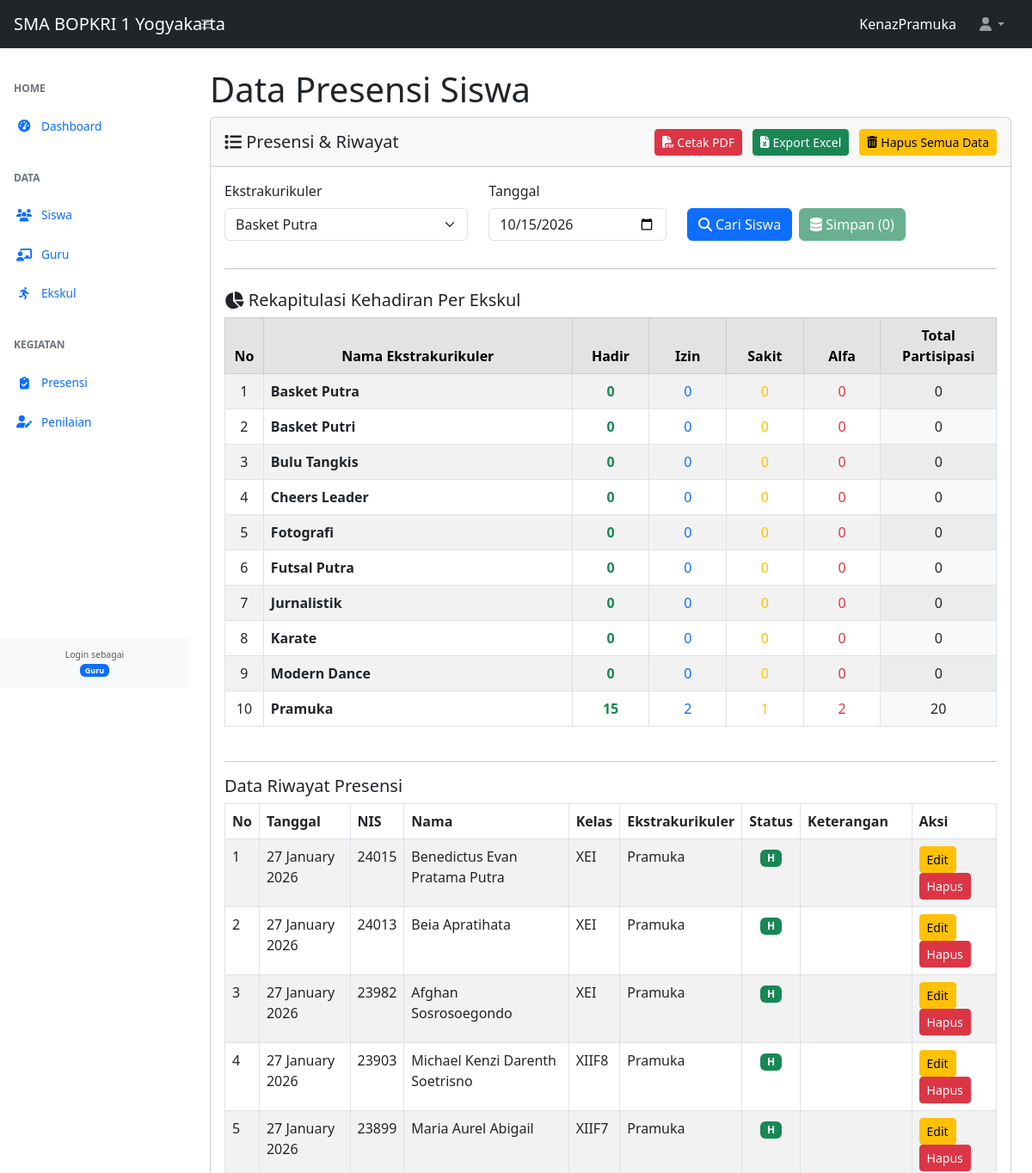
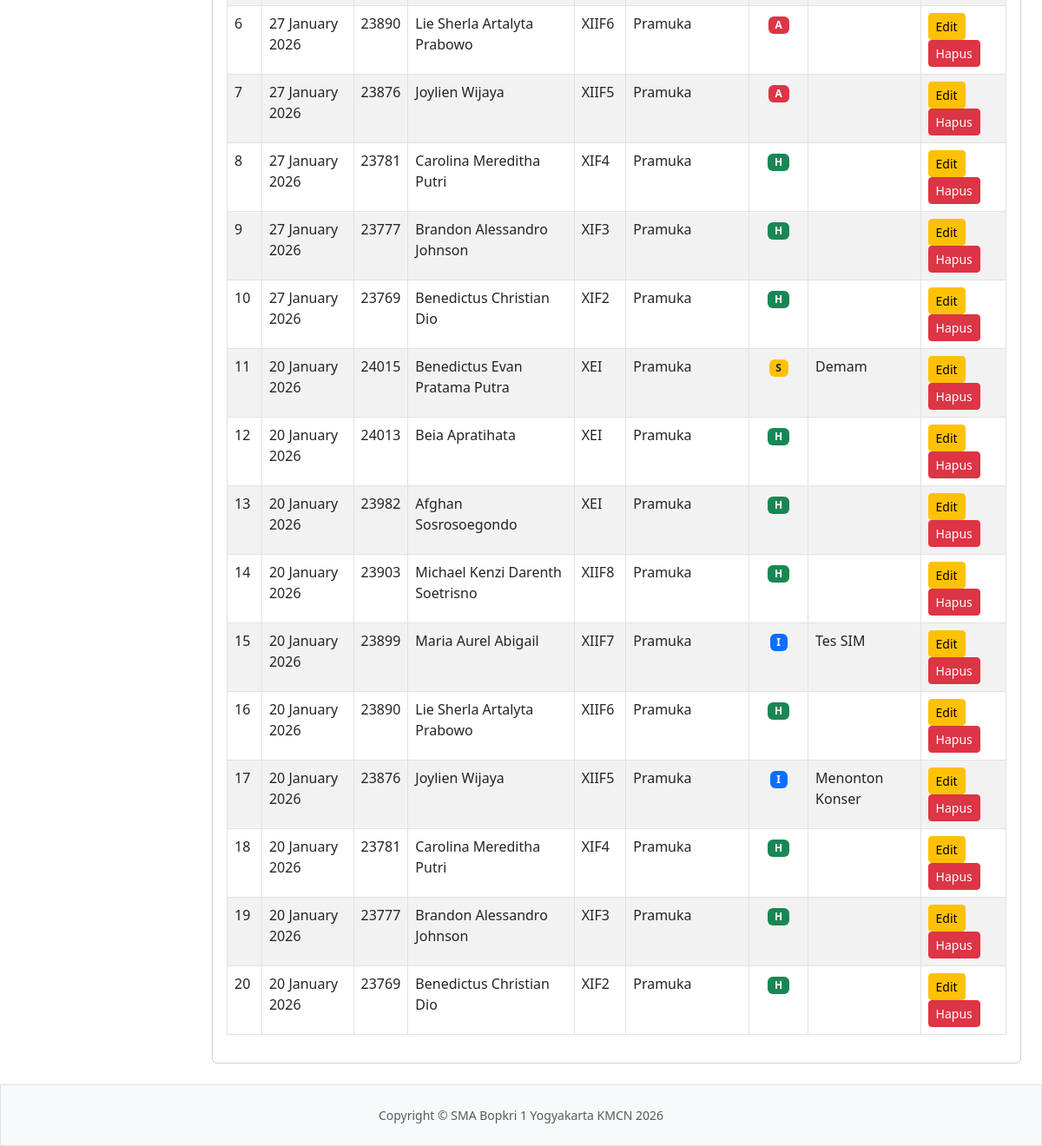
Screenshot of /Bosa/absensi/absensi.php (signed in) with the database file from the repository (2 pictures, top to bottom).
### tables this page shows
CREATE TABLE `tbl_absensi` (
  `id_absensi` int(11) NOT NULL,
  `no_ekskul` int(11) NOT NULL,
  `tgl` date NOT NULL,
  `id_guru` int(11) DEFAULT NULL,
  `nis` int(11) NOT NULL,
  `nama` varchar(100) NOT NULL,
  `status` char(1) NOT NULL COMMENT 'H=Hadir, I=Izin, S=Sakit, A=Alpa',
  `keterangan` varchar(255) DEFAULT NULL,
  `id_ekskul` int(11) DEFAULT NULL,
  `timestamp` timestamp NOT NULL DEFAULT current_timestamp() ON UPDATE current_timestamp()
);

CREATE TABLE `tbl_siswa` (
  `nis` int(11) NOT NULL,
  `nama` varchar(128) NOT NULL,
  `kelas` varchar(6) NOT NULL,
  `id_ekskul` int(11) NOT NULL,
  `Ekstrakurikuler` varchar(50) NOT NULL
);

CREATE TABLE `tbl_ekstrakulikuler` (
  `id` int(11) NOT NULL,
  `ekstrakulikuler` varchar(100) NOT NULL,
  `guru` varchar(100) NOT NULL
);

### Bosa/absensi/absensi.php (the view, shortened to what this page needs)
<?php
$jabatan = $_SESSION["jabatan"] ?? '';
$isGuru         = $jabatan === "Guru";
$isTimKurikulum = $jabatan === "Tim Kurikulum";
$bolehCetak     = $isGuru || $isTimKurikulum;
$bolehEdit      = $isGuru;
require_once "../config.php";
require_once "../template/header.php";
require_once "../template/navbar.php";
require_once "../template/sidebar.php";
if ($isGuru && isset($_SESSION['id_ekskul'])) {
    $id_ekskul = $_SESSION['id_ekskul'];
    $qEkskul = mysqli_query($koneksi, "
        SELECT id, ekstrakulikuler
        FROM tbl_ekstrakulikuler
        WHERE id = '$id_ekskul'
    ");
} else {
    $qEkskul = mysqli_query($koneksi, "
        SELECT id, ekstrakulikuler
        FROM tbl_ekstrakulikuler
        ORDER BY ekstrakulikuler
    ");
}
$qDataAbsensi = mysqli_query($koneksi, "
  SELECT a.id_absensi, a.tgl, a.nis, a.nama, s.kelas,
         e.ekstrakulikuler AS nama_ekskul,
         a.status, a.keterangan
  FROM tbl_absensi a
  LEFT JOIN tbl_siswa s ON a.nis = s.nis
  LEFT JOIN tbl_ekstrakulikuler e ON a.id_ekskul = e.id
  ORDER BY a.tgl DESC, a.id_absensi DESC
");
$qRekap = mysqli_query($koneksi, "
    SELECT
        e.ekstrakulikuler,
        COUNT(CASE WHEN a.status = 'H' THEN 1 END) as hadir,
        COUNT(CASE WHEN a.status = 'I' THEN 1 END) as izin,
        COUNT(CASE WHEN a.status = 'S' THEN 1 END) as sakit,
        COUNT(CASE WHEN a.status = 'A' THEN 1 END) as alfa,
        COUNT(a.id_absensi) as total
    FROM tbl_ekstrakulikuler e
    LEFT JOIN tbl_absensi a ON e.id = a.id_ekskul
    GROUP BY e.id
    ORDER BY e.ekstrakulikuler ASC
");
?>
<div id="layoutSidenav_content">
    <main>
        <div class="container-fluid px-4">
            <h1 class="mt-4">Data Presensi Siswa</h1>
            <div class="card mb-4">
                <div class="card-header d-flex justify-content-between align-items-center">
                    <span class="h5 my-2"><i class="fa-solid fa-list"></i> Presensi & Riwayat</span>
                    <?php if ($bolehCetak): ?>
                    <div>
                        <a href="cetak-absensi.php" target="_blank" class="btn btn-sm btn-danger me-2">
                            <i class="fa-solid fa-file-pdf"></i> Cetak PDF
                        </a>
                        <a href="cetak-absensi-excel.php" target="_blank" class="btn btn-sm btn-success me-2">
                            <i class="fa-solid fa-file-excel"></i> Export Excel
                        </a>
                        <?php if ($bolehEdit): ?>
                        <a href="hapus-semua-absensi.php?confirm=yes"
                           class="btn btn-sm btn-warning"
                           onclick="return confirm('ANDA AKAN MENGHAPUS SELURUH DATA PRESENSI SISWA!\n\nTindakan ini TIDAK DAPAT DIBATALKAN.\n\nYakin ingin melanjutkan?');">
                            <i class="fa-solid fa-trash-can"></i> Hapus Semua Data
                        </a>
                        <?php endif; ?>
                    </div>
                    <?php endif; ?>
                </div>
                <div class="card-body">
                    <form id="formAbsensi">
                        <div class="row mb-3">
                            <div class="col-md-4">
                                <label class="form-label">Ekstrakurikuler</label>
                                <select id="ekskul" class="form-select" required>
                                    <?php while ($e = mysqli_fetch_assoc($qEkskul)): ?>
                                        <option value="<?= $e['id'] ?>"><?= htmlspecialchars($e['ekstrakulikuler']) ?></option>
                                    <?php endwhile; ?>
                                </select>
                            </div>
                            <div class="col-md-3">
                                <label class="form-label">Tanggal</label>
                                <input type="date" id="tgl" class="form-control" value="<?= date('Y-m-d') ?>">
                            </div>
                            <div class="col-md-5 d-flex align-items-end">
                                <button type="button" id="btnProses" class="btn btn-primary me-2">
                                    <i class="fa-solid fa-search"></i> Cari Siswa
                                </button>
                                <?php if ($bolehEdit): ?>
                                <button type="button" id="btnSimpanAbsensi" class="btn btn-success" disabled>
                                    <i class="fa-solid fa-database"></i> Simpan (<span id="countAbsen">0</span>)
                                </button>
                                <?php else: ?>
                                <div class="alert alert-info mb-0 ms-2 py-1 px-2">
                                    <small><i class="fa-solid fa-circle-info"></i> <strong>Mode Lihat:</strong> Tim Kurikulum</small>
                                </div>
                                <?php endif; ?>
                            </div>
                        </div>
                    </form>
                    <hr>
                    <h5 class="mt-4"><i class="fa-solid fa-chart-pie"></i> Rekapitulasi Kehadiran Per Ekskul</h5>
                    <div class="table-responsive mb-4">
                        <table class="table table-bordered table-striped">
                            <thead class="table-secondary text-center">
                                <tr>
                                    <th width="5%">No</th>
                                    <th>Nama Ekstrakurikuler</th>
                                    <th width="10%">Hadir</th>
                                    <th width="10%">Izin</th>
                                    <th width="10%">Sakit</th>
                                    <th width="10%">Alfa</th>
                                    <th width="15%">Total Partisipasi</th>
                                </tr>
                            </thead>
                            <tbody>
                                <?php $noR = 1; while ($r = mysqli_fetch_assoc($qRekap)): ?>
                                <tr>
                                    <td class="text-center"><?= $noR++ ?></td>
                                    <td><strong><?= htmlspecialchars($r['ekstrakulikuler']) ?></strong></td>
                                    <td class="text-center text-success fw-bold"><?= $r['hadir'] ?></td>
                                    <td class="text-center text-primary"><?= $r['izin'] ?></td>
                                    <td class="text-center text-warning"><?= $r['sakit'] ?></td>
                                    <td class="text-center text-danger"><?= $r['alfa'] ?></td>
                                    <td class="text-center bg-light"><?= $r['total'] ?></td>
                                </tr>
                                <?php endwhile; ?>
                            </tbody>
                        </table>
                    </div>
                    <hr>
                    <h5>Data Riwayat Presensi</h5>
                    <table class="table table-bordered table-striped" id="datatablesSimple">
                        <thead>
                            <tr>
                                <th>No</th>
                                <th>Tanggal</th>
                                <th>NIS</th>
                                <th>Nama</th>
                                <th>Kelas</th>
                                <th>Ekstrakurikuler</th>
                                <th>Status</th>
                                <th>Keterangan</th>
                                <th>Aksi</th>
                            </tr>
                        </thead>
                        <tbody>
                            <?php $no = 1; while ($d = mysqli_fetch_assoc($qDataAbsensi)): ?>
                            <tr>
                                <td><?= $no++ ?></td>
                                <td><?= date('d F Y', strtotime($d['tgl'])) ?></td>
                                <td><?= $d['nis'] ?></td>
                                <td><?= htmlspecialchars($d['nama']) ?></td>
                                <td><?= $d['kelas'] ?></td>
                                <td><?= htmlspecialchars($d['nama_ekskul']) ?></td>
                                <td class="text-center">
                                    <?php
                                        $badge = "secondary";
                                        if($d['status'] == "H") $badge = "success";
                                        if($d['status'] == "I") $badge = "primary";
                                        if($d['status'] == "S") $badge = "warning text-dark";
                                        if($d['status'] == "A") $badge = "danger";
                                    ?>
                                    <span class="badge bg-<?= $badge ?>"><?= $d['status'] ?></span>
                                </td>
                                <td><?= htmlspecialchars($d['keterangan']) ?></td>
                                <td>
                                    <?php if ($bolehEdit): ?>
                                    <a href="edit-absensi.php?id=<?= $d['id_absensi'] ?>" class="btn btn-sm btn-warning">Edit</a>
                                    <a href="hapus-absensi.php?id=<?= $d['id_absensi'] ?>" class="btn btn-sm btn-danger" onclick="return confirm('Hapus data presensi ini?')">Hapus</a>
                                    <?php else: ?>
                                    <span class="text-muted">-</span>
                                    <?php endif; ?>
                                </td>
                            </tr>
                            <?php endwhile; ?>
                        </tbody>
                    </table>
                </div>
            </div>
        </div>
    </main>
</div>
<?php require_once "../template/footer.php"; ?>

### rows the page displays
tbl_absensi: tgl "27 January 2026", nis "24015", nama "Benedictus Evan Pratama Putra", nis.kelas "XEI", id_ekskul.ekstrakulikuler "Pramuka", status "H"
tbl_absensi: tgl "27 January 2026", nis "24013", nama "Beia Apratihata", nis.kelas "XEI", id_ekskul.ekstrakulikuler "Pramuka", status "H"
tbl_absensi: tgl "27 January 2026", nis "23982", nama "Afghan Sosrosoegondo", nis.kelas "XEI", id_ekskul.ekstrakulikuler "Pramuka", status "H"
tbl_absensi: tgl "27 January 2026", nis "23903", nama "Michael Kenzi Darenth Soetrisno", nis.kelas "XIIF8", id_ekskul.ekstrakulikuler "Pramuka", status "H"
tbl_absensi: tgl "27 January 2026", nis "23899", nama "Maria Aurel Abigail", nis.kelas "XIIF7", id_ekskul.ekstrakulikuler "Pramuka", status "H"
tbl_absensi: tgl "27 January 2026", nis "23890", nama "Lie Sherla Artalyta Prabowo", nis.kelas "XIIF6", id_ekskul.ekstrakulikuler "Pramuka", status "A"
tbl_absensi: tgl "27 January 2026", nis "23876", nama "Joylien Wijaya", nis.kelas "XIIF5", id_ekskul.ekstrakulikuler "Pramuka", status "A"
tbl_absensi: tgl "27 January 2026", nis "23781", nama "Carolina Mereditha Putri", nis.kelas "XIF4", id_ekskul.ekstrakulikuler "Pramuka", status "H"
tbl_absensi: tgl "27 January 2026", nis "23777", nama "Brandon Alessandro Johnson", nis.kelas "XIF3", id_ekskul.ekstrakulikuler "Pramuka", status "H"
tbl_absensi: tgl "27 January 2026", nis "23769", nama "Benedictus Christian Dio", nis.kelas "XIF2", id_ekskul.ekstrakulikuler "Pramuka", status "H"
tbl_absensi: tgl "20 January 2026", nis "24015", nama "Benedictus Evan Pratama Putra", nis.kelas "XEI", id_ekskul.ekstrakulikuler "Pramuka", status "S", keterangan "Demam"
tbl_absensi: tgl "20 January 2026", nis "24013", nama "Beia Apratihata", nis.kelas "XEI", id_ekskul.ekstrakulikuler "Pramuka", status "H"
tbl_absensi: tgl "20 January 2026", nis "23982", nama "Afghan Sosrosoegondo", nis.kelas "XEI", id_ekskul.ekstrakulikuler "Pramuka", status "H"
tbl_absensi: tgl "20 January 2026", nis "23903", nama "Michael Kenzi Darenth Soetrisno", nis.kelas "XIIF8", id_ekskul.ekstrakulikuler "Pramuka", status "H"
tbl_absensi: tgl "20 January 2026", nis "23899", nama "Maria Aurel Abigail", nis.kelas "XIIF7", id_ekskul.ekstrakulikuler "Pramuka", status "I", keterangan "Tes SIM"
tbl_absensi: tgl "20 January 2026", nis "23890", nama "Lie Sherla Artalyta Prabowo", nis.kelas "XIIF6", id_ekskul.ekstrakulikuler "Pramuka", status "H"
tbl_absensi: tgl "20 January 2026", nis "23876", nama "Joylien Wijaya", nis.kelas "XIIF5", id_ekskul.ekstrakulikuler "Pramuka", status "I", keterangan "Menonton Konser"
tbl_absensi: tgl "20 January 2026", nis "23781", nama "Carolina Mereditha Putri", nis.kelas "XIF4", id_ekskul.ekstrakulikuler "Pramuka", status "H"
tbl_absensi: tgl "20 January 2026", nis "23777", nama "Brandon Alessandro Johnson", nis.kelas "XIF3", id_ekskul.ekstrakulikuler "Pramuka", status "H"
tbl_absensi: tgl "20 January 2026", nis "23769", nama "Benedictus Christian Dio", nis.kelas "XIF2", id_ekskul.ekstrakulikuler "Pramuka", status "H"

### other values shown
$_SESSION["ssUser"] "KenazPramuka"
$_SESSION["jabatan"] "Guru"
$r['ekstrakulikuler'] "Basket Putra"
$r['hadir'] "0"
$r['izin'] "0"
$r['sakit'] "0"
$r['alfa'] "0"
$r['total'] "0"
$r['ekstrakulikuler'] "Basket Putri"
$r['ekstrakulikuler'] "Bulu Tangkis"
$r['ekstrakulikuler'] "Cheers Leader"
$r['ekstrakulikuler'] "Fotografi"
$r['ekstrakulikuler'] "Futsal Putra"
$r['ekstrakulikuler'] "Jurnalistik"
$r['ekstrakulikuler'] "Karate"
